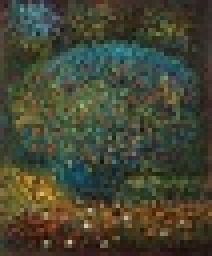
%> input picture tsks12_lab1/klimt_apple_tree.jpg, 53 x 64 px, shrunk from 833 x 1000 before the run (shown 4 times larger)
$ octave lab1.m   (GNU Octave 9; MATLAB toolbox functions it lacks are replaced by stand-ins)
%> lines starting %> are read from the running program, lines starting %| are printed output that depends on the picture
### tsks12_lab1/compress.m
function [] = compress(dir, image, K)

img = imread(strcat(strcat(dir, '\'),  image));

[h, w, i] = size(img); %gets dim as height h, width w, and colour dimension i.
imshow(img);

dp = zeros(h*w, i);

for row = 1:h
    for col = 1:w
        for colour = 1:i
            dp((row*w) - w + col, colour) = img(row, col, colour);
        end
    end
end


%cluster generation
clusters = zeros(K, i);
for cluster = 1:K
    pixel = [round(random('unif', 1, h)) round(random('unif', 1, w))];
    for colour = 1:i
        clusters(cluster, colour) = img(pixel(1), pixel(2), colour);
    end
end


'beginning k-means'
%k-means
updated = 1;
while updated == 1
    [clusters, updated] = iteration_step(dp, clusters);
end

clusters

'finished k-means clustering'

for index = 1:h*w
    best = 1e20; %some big number
    best_index = 0;
    for cluster = 1:K
        dist = distance(dp(index, :), clusters(cluster, :));
        if  dist < best
            best = dist;
            best_index = cluster;
        end
    end
    for colour = 1:i
        dp(index, colour) = clusters(best_index, colour);
    end
end

%dp

for row = 1:h
    for col = 1:w
        for colour = 1:i
            img(row, col, colour) = dp((row*w) - w + col, colour);
        end
    end
end


%image updated compressed as per k-means clustering

imshow(img)

%imwrite(img, dir + '\output.jpg','jpg' );

### tsks12_lab1/iteration_step.m
function [new_clusters, updated] = iteration_step(X, clusters)


[nr_clusters, cluster_dim] = size(clusters);

new_clusters = zeros(nr_clusters, cluster_dim + 1);

for i = 1:size(X,1)
    x = X(i,:);
    best = 1e20; %some big number
    best_index = 0;
    for k = 1:nr_clusters
        dist = distance(x, clusters(k, :));
        if dist < best
            best = dist;
            best_index = k;
        end
    end
    new_clusters(best_index,:) = new_clusters(best_index,:) + [x  1];
end
%new_clusters

for i = 1:nr_clusters
    div = new_clusters(i, cluster_dim + 1);
    if div == 0
        new_clusters(i, :) = zeros(1, cluster_dim + 1);
    else
        for j = 1:cluster_dim
            new_clusters(i, j) = new_clusters(i, j)/div; %new means are calculated
        end
    end
end
for i = 1:nr_clusters
    new_clusters = new_clusters(:, 1:cluster_dim); %trims the last column off.
end
updated = 0;
if ~isequal(new_clusters, clusters)
    updated  =1;
end
end

### tsks12_lab1/lab1.m
%% Setup task 1;
x = [1 1;
1.5 2;
3 4;
5 7;
3.5 5;
4.5 5;
3.5 4.5];

clusters = [1 1; 5 7];
updated = 1;
while updated == 1
    [clusters, updated] = iteration_step(x, clusters);
    hold off
    scatter(x(:,1), x(:,2),'r')
    hold on
    scatter(clusters(:,1), clusters(:,2),'b')
    pause
end
%> this loop made 3 passes
%> pass 1, `scatter(clusters(:,1), clusters(:,2),'b')`:
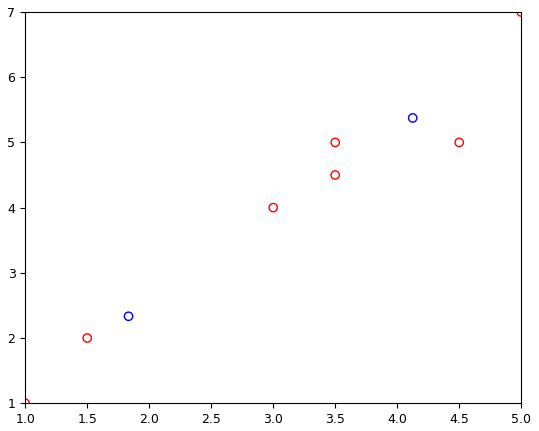
%> figure redrawn from the program's plot data

%% task 2

dir =  'C:\Users\olavo\Desktop\Uni current\TSKS12\labs\lab 1';
% Images:
i1 = 'astrup_the_way_home.jpg';
i2 = 'bernini_veil.jpg';
i3 = 'grendler_horse_head_nebula.jpg';
i4 = 'jagannatha.jpg';
i5 = 'muttermachine_absturz.jpg';
i6 = 'hsv_colour_wheel.png';
i7 = 'klimt_apple_tree.jpg';


K = 8; % #clusters

compress(dir, i7, K)
%> in compress, img is the input picture: size 64x53x3 uint8; mean R, G, B 68.4, 70.3, 51.8
%> after the loop in compress, `for cluster = 1:K`: clusters = [146 102 67; 77 74 33; 76 100 74; 102 88 41; 76 100 87; 86 53 22; 56 75 73; 38 57 37]
%> (the run ends here)
